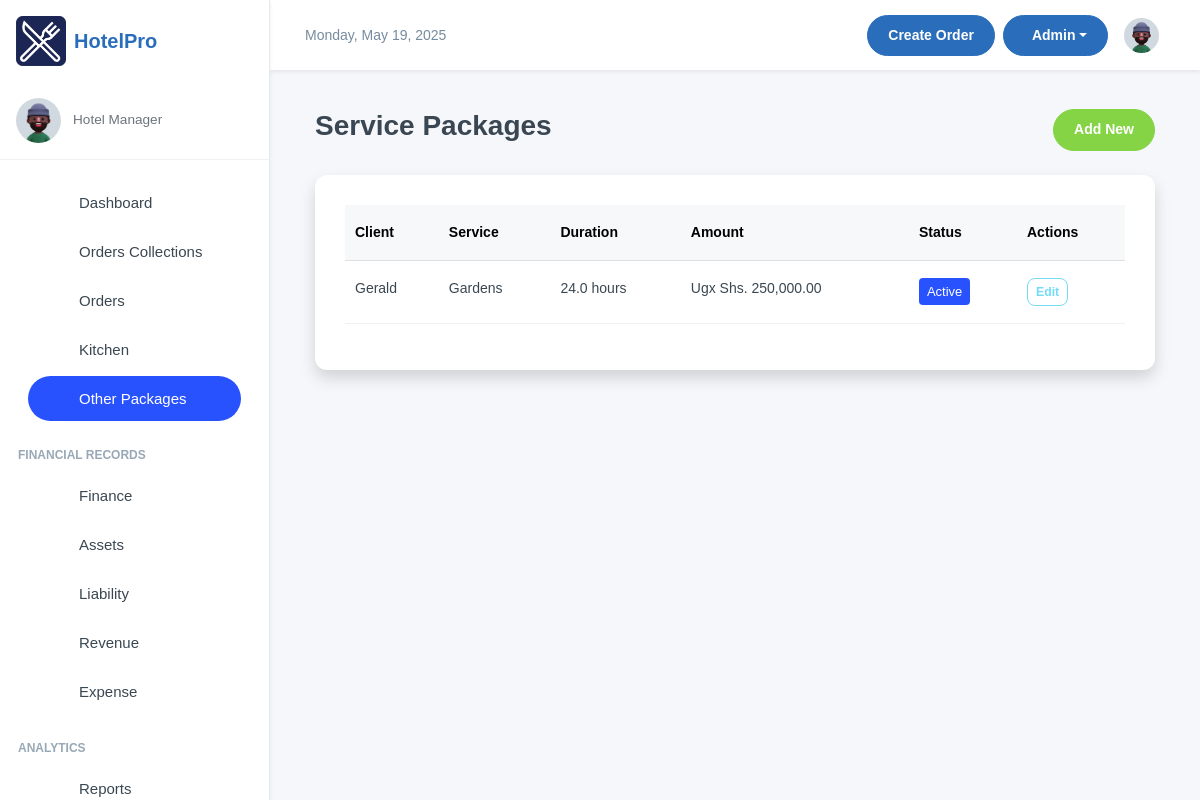
The page /others/packages/ on the database its author committed.
### otherPackages/models.py (models this page shows, shortened)
class OtherPackage(models.Model):
    SERVICE_TYPES = [
        ('Conference', 'Conference Room'),
        ('Gardens', 'Gardens'),
        ('Gym', 'Gym Access'),
        ('Laundry', 'Laundry Service'),
        ('Massage', 'Massage Therapy'),
        ('Other', 'Other Service'),
        ('Parking', 'Car Parking'),
        ('Pool', 'Swimming Pool'),
        ('RoomService', 'Room Service'),
        ('Sauna', 'Sauna Session'),
        ('Spa', 'Spa Treatment'),
        ('WiFi', 'High-Speed Wi-Fi'),
    ]
    STATUS_CHOICES = [
        ('Pending', 'Pending'),
        ('Active', 'Active'),
        ('Completed', 'Completed'),
    ]
    client_name = models.CharField(max_length=200)
    service_type = models.CharField(max_length=50, choices=SERVICE_TYPES)
    description = models.TextField(blank=True, null=True)
    total_amount = models.DecimalField(max_digits=10, decimal_places=2)
    start_time = models.DateTimeField()
    end_time = models.DateTimeField()
    status = models.CharField(max_length=20, choices=STATUS_CHOICES, default='Pending')
    created_at = models.DateTimeField(auto_now_add=True)
    updated_at = models.DateTimeField(auto_now=True)
    created_by = models.ForeignKey(User, on_delete=models.SET_NULL, null=True)
    @property
    def duration(self):
        if self.end_time and self.start_time:
            delta = self.end_time - self.start_time
            return round(delta.total_seconds() / 3600, 2)  # Return hours
        return 0
    class Meta:
        ordering = ['-start_time']
        verbose_name = 'Additional Service Package'
        verbose_name_plural = 'Additional Service Packages'

### otherPackages/views.py (the view)
# urls.py: path('packages/', PackageListView.as_view(), name='package_list'),
class PackageListView(ListView):
    model = OtherPackage
    template_name = 'package_list.html'
    context_object_name = 'packages'
    paginate_by = 10
    def get_queryset(self):
        qs = super().get_queryset()
        status = self.request.GET.get('status')
        if status:
            qs = qs.filter(status=status)
        return qs

### otherPackages/templates/package_list.html (shortened to what this page needs)
{% extends 'base.html' %}
{% load humanize %}
{% block content %}
<div class="container mt-4">
    <div class="d-flex justify-content-between mb-4">
        <h2>Service Packages</h2>
        <a href="/others/packages/new/" class="btn btn-success">
             Add New
        </a>
    </div>
    <div class="card shadow">
        <div class="card-body">
            <table class="table table-hover">
                <thead class="table-light">
                    <tr>
                        <th>Client</th>
                        <th>Service</th>
                        <th>Duration</th>
                        <th>Amount</th>
                        <th>Status</th>
                        <th>Actions</th>
                    </tr>
                </thead>
                <tbody>
                    {% for package in packages %}
                    <tr>
                        <td>{{ package.client_name }}</td>
                        <td>{{ package.get_service_type_display }}</td>
                        <td>{{ package.duration }} hours</td>
                        <td>Ugx Shs. {{ package.total_amount|intcomma }}</td>
                        <td>
                            <span class="badge
                                {% if package.status == 'Completed' %}bg-success
                                {% elif package.status == 'Active' %}bg-primary
                                {% else %}bg-secondary{% endif %}">
                                {{ package.status }}
                            </span>
                        </td>
                        <td>
                            <a href="/others/packages/{{package.id}}/edit/" class="btn btn-sm btn-outline-secondary">
                                 Edit
                            </a>
                        </td>
                    </tr>
                    {% empty %}
                    <tr>
                        <td colspan="6" class="text-center">No packages found</td>
                    </tr>
                    {% endfor %}
                </tbody>
            </table>
        </div>
    </div>
</div>
{% endblock %}

### templates/base.html (style rules this page uses)
:root { --primary-color: #2A6EBB; --secondary-color: #F8F9FA; --accent-color: #FFD700; --text-color: #333333; --success-color: #28a745; --danger-color: #dc3545; --warning-color: #ffc107; --info-color: #17a2b8; }
body { font-family: 'Poppins', sans-serif; background-color: #f5f7fa; }
.card { border-radius: 0.75rem; border: none; box-shadow: 0 0.125rem 0.25rem rgba(0, 0, 0, 0.075); transition: transform 0.2s ease-in-out, box-shadow 0.2s ease-in-out; }

### rows shown on the page
OtherPackage: client_name "Gerald", service_type "Gardens", duration "24.0", total_amount "250,000.00", status "Active"
